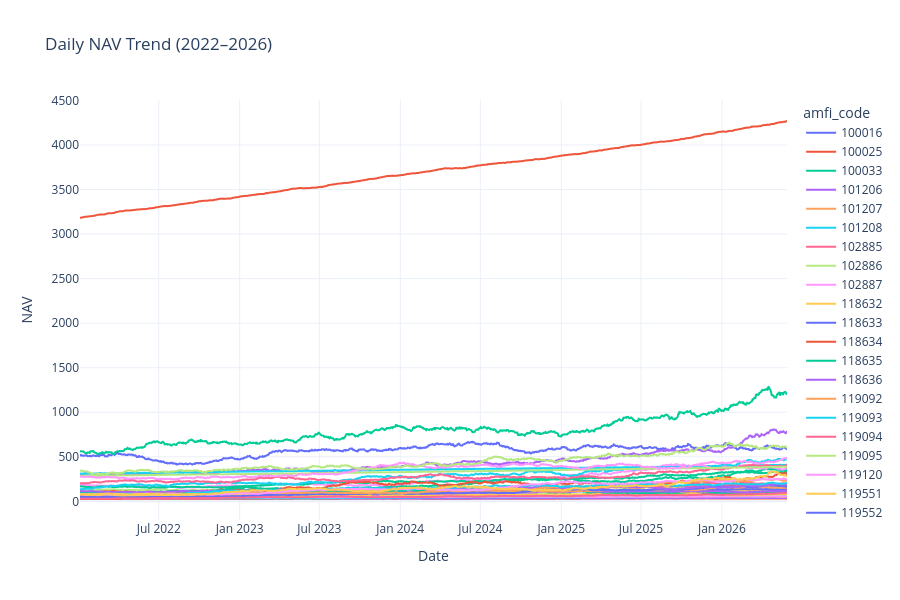

The notebook cell this image was saved under:
### Code cell
# Convert date column to datetime
nav["date"] = pd.to_datetime(nav["date"])

# Plot daily NAV for all schemes
fig = px.line(
    nav,
    x="date",
    y="nav",
    color="amfi_code",
    title="Daily NAV Trend (2022–2026)"
)

fig.update_layout(
    xaxis_title="Date",
    yaxis_title="NAV",
    template="plotly_white",
    height=600
)

# Save chart in Charts folder
fig.write_image(
    "Charts/nav_trend.png",
    width=1200,
    height=600,
    scale=3
)

fig.show()

print("✅ NAV Trend chart saved!")

### Figure 1 — Plotly figure (JSON) as saved in the notebook; plotly's stock layout.template omitted (floating-point values rounded to 4 significant figures; data arrays with more than 128 entries replaced by an {"elided": "..."} marker saying what was removed)
{"data": [{"hovertemplate": "amfi_code=100016<br>date=%{x}<br>nav=%{y}<extra></extra>", "legendgroup": "100016", "line": {"color": "#636efa", "dash": "solid"}, "marker": {"symbol": "circle"}, "mode": "lines", "name": "100016", "showlegend": true, "type": "scattergl", "x": {"elided": "1150 str values"}, "xaxis": "x", "y": {"elided": "1150 float values"}, "yaxis": "y"}, {"hovertemplate": "amfi_code=100025<br>date=%{x}<br>nav=%{y}<extra></extra>", "legendgroup": "100025", "line": {"color": "#EF553B", "dash": "solid"}, "marker": {"symbol": "circle"}, "mode": "lines", "name": "100025", "showlegend": true, "type": "scattergl", "x": {"elided": "1150 str values"}, "xaxis": "x", "y": {"elided": "1150 float values"}, "yaxis": "y"}, {"hovertemplate": "amfi_code=100033<br>date=%{x}<br>nav=%{y}<extra></extra>", "legendgroup": "100033", "line": {"color": "#00cc96", "dash": "solid"}, "marker": {"symbol": "circle"}, "mode": "lines", "name": "100033", "showlegend": true, "type": "scattergl", "x": {"elided": "1150 str values"}, "xaxis": "x", "y": {"elided": "1150 float values"}, "yaxis": "y"}, {"hovertemplate": "amfi_code=101206<br>date=%{x}<br>nav=%{y}<extra></extra>", "legendgroup": "101206", "line": {"color": "#ab63fa", "dash": "solid"}, "marker": {"symbol": "circle"}, "mode": "lines", "name": "101206", "showlegend": true, "type": "scattergl", "x": {"elided": "1150 str values"}, "xaxis": "x", "y": {"elided": "1150 float values"}, "yaxis": "y"}, {"hovertemplate": "amfi_code=101207<br>date=%{x}<br>nav=%{y}<extra></extra>", "legendgroup": "101207", "line": {"color": "#FFA15A", "dash": "solid"}, "marker": {"symbol": "circle"}, "mode": "lines", "name": "101207", "showlegend": true, "type": "scattergl", "x": {"elided": "1150 str values"}, "xaxis": "x", "y": {"elided": "1150 float values"}, "yaxis": "y"}, {"hovertemplate": "amfi_code=101208<br>date=%{x}<br>nav=%{y}<extra></extra>", "legendgroup": "101208", "line": {"color": "#19d3f3", "dash": "solid"}, "marker": {"symbol": "circle"}, "mode": "lines", "name": "101208", "showlegend": true, "type": "scattergl", "x": {"elided": "1150 str values"}, "xaxis": "x", "y": {"elided": "1150 float values"}, "yaxis": "y"}, {"hovertemplate": "amfi_code=102885<br>date=%{x}<br>nav=%{y}<extra></extra>", "legendgroup": "102885", "line": {"color": "#FF6692", "dash": "solid"}, "marker": {"symbol": "circle"}, "mode": "lines", "name": "102885", "showlegend": true, "type": "scattergl", "x": {"elided": "1150 str values"}, "xaxis": "x", "y": {"elided": "1150 float values"}, "yaxis": "y"}, {"hovertemplate": "amfi_code=102886<br>date=%{x}<br>nav=%{y}<extra></extra>", "legendgroup": "102886", "line": {"color": "#B6E880", "dash": "solid"}, "marker": {"symbol": "circle"}, "mode": "lines", "name": "102886", "showlegend": true, "type": "scattergl", "x": {"elided": "1150 str values"}, "xaxis": "x", "y": {"elided": "1150 float values"}, "yaxis": "y"}, {"hovertemplate": "amfi_code=102887<br>date=%{x}<br>nav=%{y}<extra></extra>", "legendgroup": "102887", "line": {"color": "#FF97FF", "dash": "solid"}, "marker": {"symbol": "circle"}, "mode": "lines", "name": "102887", "showlegend": true, "type": "scattergl", "x": {"elided": "1150 str values"}, "xaxis": "x", "y": {"elided": "1150 float values"}, "yaxis": "y"}, {"hovertemplate": "amfi_code=118632<br>date=%{x}<br>nav=%{y}<extra></extra>", "legendgroup": "118632", "line": {"color": "#FECB52", "dash": "solid"}, "marker": {"symbol": "circle"}, "mode": "lines", "name": "118632", "showlegend": true, "type": "scattergl", "x": {"elided": "1150 str values"}, "xaxis": "x", "y": {"elided": "1150 float values"}, "yaxis": "y"}, {"hovertemplate": "amfi_code=118633<br>date=%{x}<br>nav=%{y}<extra></extra>", "legendgroup": "118633", "line": {"color": "#636efa", "dash": "solid"}, "marker": {"symbol": "circle"}, "mode": "lines", "name": "118633", "showlegend": true, "type": "scattergl", "x": {"elided": "1150 str values"}, "xaxis": "x", "y": {"elided": "1150 float values"}, "yaxis": "y"}, {"hovertemplate": "amfi_code=118634<br>date=%{x}<br>nav=%{y}<extra></extra>", "legendgroup": "118634", "line": {"color": "#EF553B", "dash": "solid"}, "marker": {"symbol": "circle"}, "mode": "lines", "name": "118634", "showlegend": true, "type": "scattergl", "x": {"elided": "1150 str values"}, "xaxis": "x", "y": {"elided": "1150 float values"}, "yaxis": "y"}, {"hovertemplate": "amfi_code=118635<br>date=%{x}<br>nav=%{y}<extra></extra>", "legendgroup": "118635", "line": {"color": "#00cc96", "dash": "solid"}, "marker": {"symbol": "circle"}, "mode": "lines", "name": "118635", "showlegend": true, "type": "scattergl", "x": {"elided": "1150 str values"}, "xaxis": "x", "y": {"elided": "1150 float values"}, "yaxis": "y"}, {"hovertemplate": "amfi_code=118636<br>date=%{x}<br>nav=%{y}<extra></extra>", "legendgroup": "118636", "line": {"color": "#ab63fa", "dash": "solid"}, "marker": {"symbol": "circle"}, "mode": "lines", "name": "118636", "showlegend": true, "type": "scattergl", "x": {"elided": "1150 str values"}, "xaxis": "x", "y": {"elided": "1150 float values"}, "yaxis": "y"}, {"hovertemplate": "amfi_code=119092<br>date=%{x}<br>nav=%{y}<extra></extra>", "legendgroup": "119092", "line": {"color": "#FFA15A", "dash": "solid"}, "marker": {"symbol": "circle"}, "mode": "lines", "name": "119092", "showlegend": true, "type": "scattergl", "x": {"elided": "1150 str values"}, "xaxis": "x", "y": {"elided": "1150 float values"}, "yaxis": "y"}, {"hovertemplate": "amfi_code=119093<br>date=%{x}<br>nav=%{y}<extra></extra>", "legendgroup": "119093", "line": {"color": "#19d3f3", "dash": "solid"}, "marker": {"symbol": "circle"}, "mode": "lines", "name": "119093", "showlegend": true, "type": "scattergl", "x": {"elided": "1150 str values"}, "xaxis": "x", "y": {"elided": "1150 float values"}, "yaxis": "y"}, {"hovertemplate": "amfi_code=119094<br>date=%{x}<br>nav=%{y}<extra></extra>", "legendgroup": "119094", "line": {"color": "#FF6692", "dash": "solid"}, "marker": {"symbol": "circle"}, "mode": "lines", "name": "119094", "showlegend": true, "type": "scattergl", "x": {"elided": "1150 str values"}, "xaxis": "x", "y": {"elided": "1150 float values"}, "yaxis": "y"}, {"hovertemplate": "amfi_code=119095<br>date=%{x}<br>nav=%{y}<extra></extra>", "legendgroup": "119095", "line": {"color": "#B6E880", "dash": "solid"}, "marker": {"symbol": "circle"}, "mode": "lines", "name": "119095", "showlegend": true, "type": "scattergl", "x": {"elided": "1150 str values"}, "xaxis": "x", "y": {"elided": "1150 float values"}, "yaxis": "y"}, {"hovertemplate": "amfi_code=119120<br>date=%{x}<br>nav=%{y}<extra></extra>", "legendgroup": "119120", "line": {"color": "#FF97FF", "dash": "solid"}, "marker": {"symbol": "circle"}, "mode": "lines", "name": "119120", "showlegend": true, "type": "scattergl", "x": {"elided": "1150 str values"}, "xaxis": "x", "y": {"elided": "1150 float values"}, "yaxis": "y"}, {"hovertemplate": "amfi_code=119551<br>date=%{x}<br>nav=%{y}<extra></extra>", "legendgroup": "119551", "line": {"color": "#FECB52", "dash": "solid"}, "marker": {"symbol": "circle"}, "mode": "lines", "name": "119551", "showlegend": true, "type": "scattergl", "x": {"elided": "1150 str values"}, "xaxis": "x", "y": {"elided": "1150 float values"}, "yaxis": "y"}, {"hovertemplate": "amfi_code=119552<br>date=%{x}<br>nav=%{y}<extra></extra>", "legendgroup": "119552", "line": {"color": "#636efa", "dash": "solid"}, "marker": {"symbol": "circle"}, "mode": "lines", "name": "119552", "showlegend": true, "type": "scattergl", "x": {"elided": "1150 str values"}, "xaxis": "x", "y": {"elided": "1150 float values"}, "yaxis": "y"}, {"hovertemplate": "amfi_code=119598<br>date=%{x}<br>nav=%{y}<extra></extra>", "legendgroup": "119598", "line": {"color": "#EF553B", "dash": "solid"}, "marker": {"symbol": "circle"}, "mode": "lines", "name": "119598", "showlegend": true, "type": "scattergl", "x": {"elided": "1150 str values"}, "xaxis": "x", "y": {"elided": "1150 float values"}, "yaxis": "y"}, {"hovertemplate": "amfi_code=119599<br>date=%{x}<br>nav=%{y}<extra></extra>", "legendgroup": "119599", "line": {"color": "#00cc96", "dash": "solid"}, "marker": {"symbol": "circle"}, "mode": "lines", "name": "119599", "showlegend": true, "type": "scattergl", "x": {"elided": "1150 str values"}, "xaxis": "x", "y": {"elided": "1150 float values"}, "yaxis": "y"}, {"hovertemplate": "amfi_code=120503<br>date=%{x}<br>nav=%{y}<extra></extra>", "legendgroup": "120503", "line": {"color": "#ab63fa", "dash": "solid"}, "marker": {"symbol": "circle"}, "mode": "lines", "name": "120503", "showlegend": true, "type": "scattergl", "x": {"elided": "1150 str values"}, "xaxis": "x", "y": {"elided": "1150 float values"}, "yaxis": "y"}, {"hovertemplate": "amfi_code=120504<br>date=%{x}<br>nav=%{y}<extra></extra>", "legendgroup": "120504", "line": {"color": "#FFA15A", "dash": "solid"}, "marker": {"symbol": "circle"}, "mode": "lines", "name": "120504", "showlegend": true, "type": "scattergl", "x": {"elided": "1150 str values"}, "xaxis": "x", "y": {"elided": "1150 float values"}, "yaxis": "y"}, {"hovertemplate": "amfi_code=120505<br>date=%{x}<br>nav=%{y}<extra></extra>", "legendgroup": "120505", "line": {"color": "#19d3f3", "dash": "solid"}, "marker": {"symbol": "circle"}, "mode": "lines", "name": "120505", "showlegend": true, "type": "scattergl", "x": {"elided": "1150 str values"}, "xaxis": "x", "y": {"elided": "1150 float values"}, "yaxis": "y"}, {"hovertemplate": "amfi_code=120506<br>date=%{x}<br>nav=%{y}<extra></extra>", "legendgroup": "120506", "line": {"color": "#FF6692", "dash": "solid"}, "marker": {"symbol": "circle"}, "mode": "lines", "name": "120506", "showlegend": true, "type": "scattergl", "x": {"elided": "1150 str values"}, "xaxis": "x", "y": {"elided": "1150 float values"}, "yaxis": "y"}, {"hovertemplate": "amfi_code=120507<br>date=%{x}<br>nav=%{y}<extra></extra>", "legendgroup": "120507", "line": {"color": "#B6E880", "dash": "solid"}, "marker": {"symbol": "circle"}, "mode": "lines", "name": "120507", "showlegend": true, "type": "scattergl", "x": {"elided": "1150 str values"}, "xaxis": "x", "y": {"elided": "1150 float values"}, "yaxis": "y"}, {"hovertemplate": "amfi_code=120841<br>date=%{x}<br>nav=%{y}<extra></extra>", "legendgroup": "120841", "line": {"color": "#FF97FF", "dash": "solid"}, "marker": {"symbol": "circle"}, "mode": "lines", "name": "120841", "showlegend": true, "type": "scattergl", "x": {"elided": "1150 str values"}, "xaxis": "x", "y": {"elided": "1150 float values"}, "yaxis": "y"}, {"hovertemplate": "amfi_code=120842<br>date=%{x}<br>nav=%{y}<extra></extra>", "legendgroup": "120842", "line": {"color": "#FECB52", "dash": "solid"}, "marker": {"symbol": "circle"}, "mode": "lines", "name": "120842", "showlegend": true, "type": "scattergl", "x": {"elided": "1150 str values"}, "xaxis": "x", "y": {"elided": "1150 float values"}, "yaxis": "y"}, {"hovertemplate": "amfi_code=120843<br>date=%{x}<br>nav=%{y}<extra></extra>", "legendgroup": "120843", "line": {"color": "#636efa", "dash": "solid"}, "marker": {"symbol": "circle"}, "mode": "lines", "name": "120843", "showlegend": true, "type": "scattergl", "x": {"elided": "1150 str values"}, "xaxis": "x", "y": {"elided": "1150 float values"}, "yaxis": "y"}, {"hovertemplate": "amfi_code=120844<br>date=%{x}<br>nav=%{y}<extra></extra>", "legendgroup": "120844", "line": {"color": "#EF553B", "dash": "solid"}, "marker": {"symbol": "circle"}, "mode": "lines", "name": "120844", "showlegend": true, "type": "scattergl", "x": {"elided": "1150 str values"}, "xaxis": "x", "y": {"elided": "1150 float values"}, "yaxis": "y"}, {"hovertemplate": "amfi_code=125497<br>date=%{x}<br>nav=%{y}<extra></extra>", "legendgroup": "125497", "line": {"color": "#00cc96", "dash": "solid"}, "marker": {"symbol": "circle"}, "mode": "lines", "name": "125497", "showlegend": true, "type": "scattergl", "x": {"elided": "1150 str values"}, "xaxis": "x", "y": {"elided": "1150 float values"}, "yaxis": "y"}, {"hovertemplate": "amfi_code=125498<br>date=%{x}<br>nav=%{y}<extra></extra>", "legendgroup": "125498", "line": {"color": "#ab63fa", "dash": "solid"}, "marker": {"symbol": "circle"}, "mode": "lines", "name": "125498", "showlegend": true, "type": "scattergl", "x": {"elided": "1150 str values"}, "xaxis": "x", "y": {"elided": "1150 float values"}, "yaxis": "y"}, {"hovertemplate": "amfi_code=148567<br>date=%{x}<br>nav=%{y}<extra></extra>", "legendgroup": "148567", "line": {"color": "#FFA15A", "dash": "solid"}, "marker": {"symbol": "circle"}, "mode": "lines", "name": "148567", "showlegend": true, "type": "scattergl", "x": {"elided": "1150 str values"}, "xaxis": "x", "y": {"elided": "1150 float values"}, "yaxis": "y"}, {"hovertemplate": "amfi_code=148568<br>date=%{x}<br>nav=%{y}<extra></extra>", "legendgroup": "148568", "line": {"color": "#19d3f3", "dash": "solid"}, "marker": {"symbol": "circle"}, "mode": "lines", "name": "148568", "showlegend": true, "type": "scattergl", "x": {"elided": "1150 str values"}, "xaxis": "x", "y": {"elided": "1150 float values"}, "yaxis": "y"}, {"hovertemplate": "amfi_code=148569<br>date=%{x}<br>nav=%{y}<extra></extra>", "legendgroup": "148569", "line": {"color": "#FF6692", "dash": "solid"}, "marker": {"symbol": "circle"}, "mode": "lines", "name": "148569", "showlegend": true, "type": "scattergl", "x": {"elided": "1150 str values"}, "xaxis": "x", "y": {"elided": "1150 float values"}, "yaxis": "y"}, {"hovertemplate": "amfi_code=149322<br>date=%{x}<br>nav=%{y}<extra></extra>", "legendgroup": "149322", "line": {"color": "#B6E880", "dash": "solid"}, "marker": {"symbol": "circle"}, "mode": "lines", "name": "149322", "showlegend": true, "type": "scattergl", "x": {"elided": "1150 str values"}, "xaxis": "x", "y": {"elided": "1150 float values"}, "yaxis": "y"}, {"hovertemplate": "amfi_code=149323<br>date=%{x}<br>nav=%{y}<extra></extra>", "legendgroup": "149323", "line": {"color": "#FF97FF", "dash": "solid"}, "marker": {"symbol": "circle"}, "mode": "lines", "name": "149323", "showlegend": true, "type": "scattergl", "x": {"elided": "1150 str values"}, "xaxis": "x", "y": {"elided": "1150 float values"}, "yaxis": "y"}, {"hovertemplate": "amfi_code=149324<br>date=%{x}<br>nav=%{y}<extra></extra>", "legendgroup": "149324", "line": {"color": "#FECB52", "dash": "solid"}, "marker": {"symbol": "circle"}, "mode": "lines", "name": "149324", "showlegend": true, "type": "scattergl", "x": {"elided": "1150 str values"}, "xaxis": "x", "y": {"elided": "1150 float values"}, "yaxis": "y"}], "layout": {"height": 600, "legend": {"title": {"text": "amfi_code"}, "tracegroupgap": 0}, "title": {"text": "Daily NAV Trend (2022–2026)"}, "xaxis": {"anchor": "y", "domain": [0, 1], "title": {"text": "Date"}}, "yaxis": {"anchor": "x", "domain": [0, 1], "title": {"text": "NAV"}}}}
